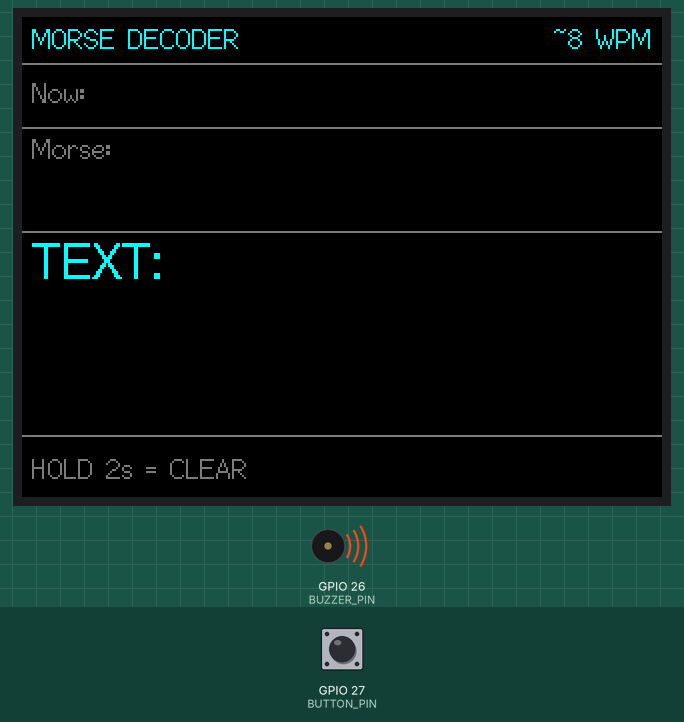
Bench run of a program on a simulated ESP32. Parts: 320×240 colour display, buzzer (waves = sounding, pin HIGH). The inputs (shaded band) are chosen by the test bench; at power-on: GPIO 27 (BUTTON_PIN) HIGH. What the program prints to the serial monitor is not drawn.

Above: at 2.6 s.
2.7 s: GPIO 27 (BUTTON_PIN) pulled LOW for 0.15 s
At 4.4 s:
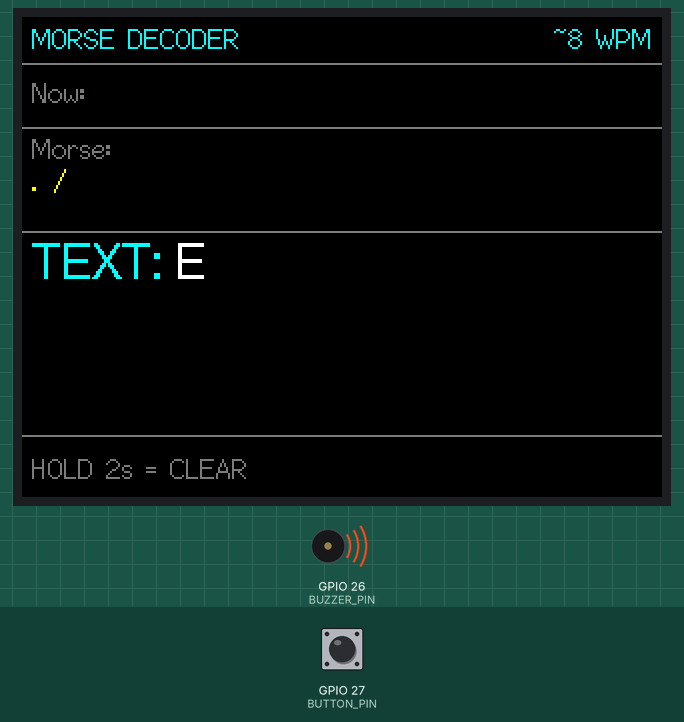
5.1 s: GPIO 27 (BUTTON_PIN) pulled LOW for 1 s
At 7.6 s:
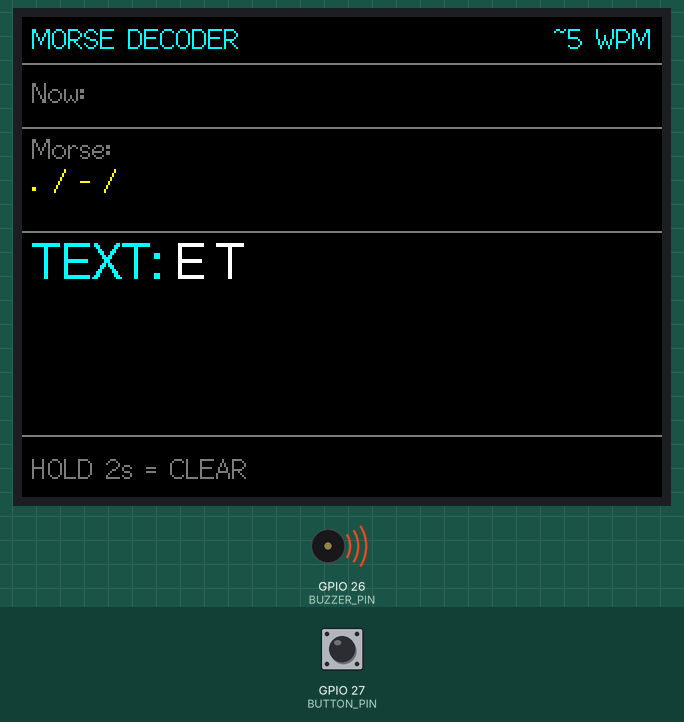
8.8 s: GPIO 27 (BUTTON_PIN) pulled LOW for 0.15 s
At 8.9 s:
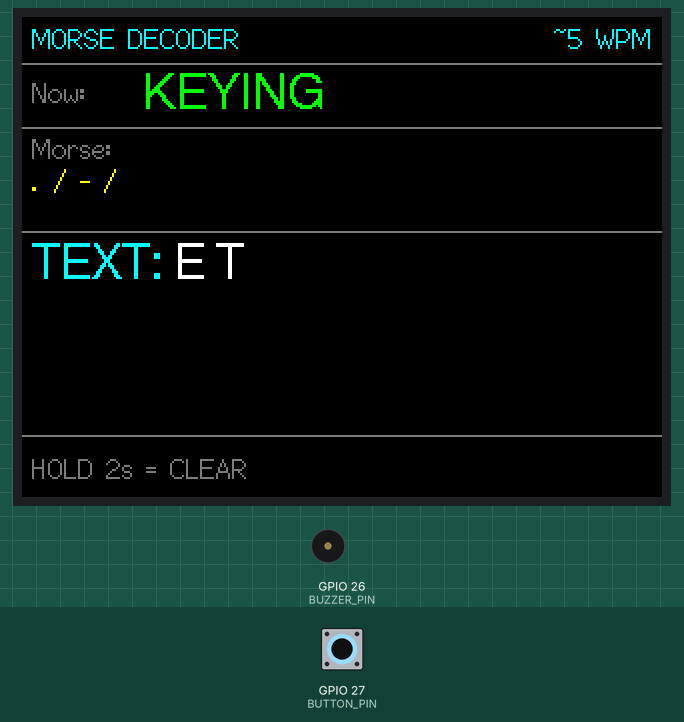
10.4 s: GPIO 27 (BUTTON_PIN) pulled LOW for 1 s
At 11.1 s:
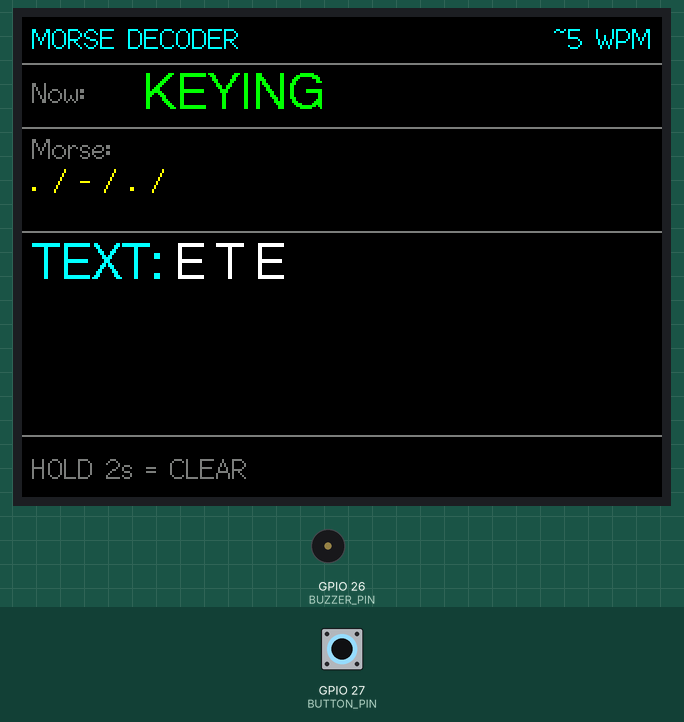
12.9 s: GPIO 27 (BUTTON_PIN) pulled LOW for 3.2 s
At 15.9 s:
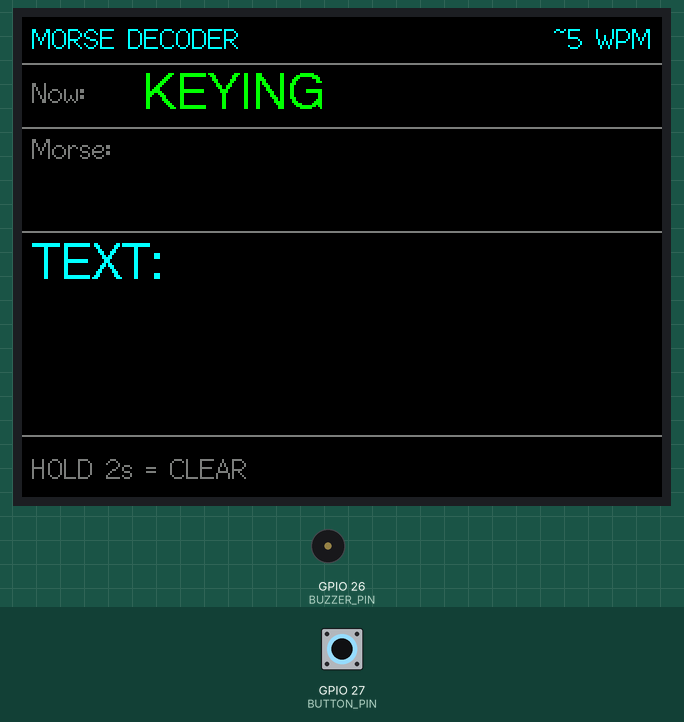
17.6 s: GPIO 27 (BUTTON_PIN) pulled LOW for 1 s
At 21.9 s:
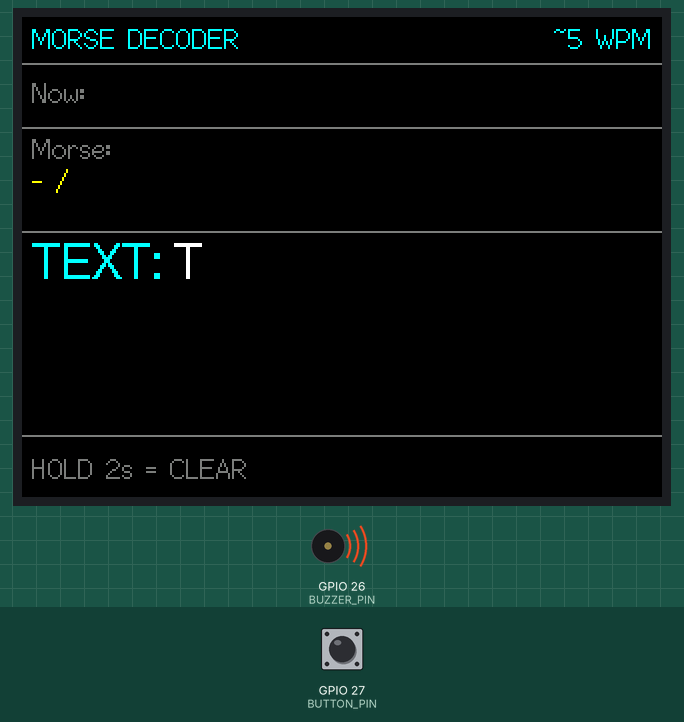
Timing chart, 0 to 22.6 s (numbered marks = the images above; inputs shaded):
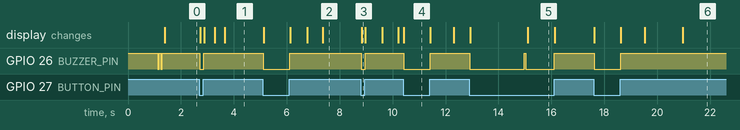

Measured:
- after the input at 2.7 s, GPIO 26 (BUZZER_PIN): HIGH → LOW at once, → HIGH 0.15 s later; the display: first changes at once (image 1 shows a later state)
- after the input at 5.1 s, GPIO 26 (BUZZER_PIN): HIGH → LOW at once, → HIGH 1.0 s later; the display: first changes at once (image 2 shows a later state)
- after the input at 8.8 s, GPIO 26 (BUZZER_PIN): HIGH → LOW at once, → HIGH 0.15 s later; the display: changes at once (image 3)
- after the input at 10.4 s, GPIO 26 (BUZZER_PIN): HIGH → LOW at once, → HIGH 1.0 s later; the display: changes at once (image 4)
- after the input at 12.9 s, GPIO 26 (BUZZER_PIN): HIGH → LOW at once, → HIGH 2.1 s later, → LOW 0.06 s later, → HIGH 1.1 s later; the display: first changes at once (image 5 shows a later state)
- after the input at 17.6 s, GPIO 26 (BUZZER_PIN): HIGH → LOW at once, → HIGH 1.0 s later; the display: first changes at once (image 6 shows a later state)

The program:

main.cpp
```cpp
#include <Arduino.h>
#include "config.h"
#include "buzzer.h"
#include "display.h"
#include "morse.h"

static morse::Decoder decoder(INITIAL_UNIT_MS, LONG_PRESS_MS);

static int lastRawLevel = HIGH;
static int stableLevel = HIGH;
static uint32_t lastDebounceTime = 0;

static uint32_t lastRevision = 0xFFFFFFFF;
static bool lastPressedState = false;
static uint32_t lastRenderTime = 0;

void setup() {
    Serial.begin(115200);

    buzzerInit();
    pinMode(BUTTON_PIN, INPUT_PULLUP);
    displayInit();

#if SELF_TEST == 1
    displaySelfTest();
#else
    displaySplash();
#endif

    displayRender(decoder);
}

void loop() {
    uint32_t now = millis();

    // 2. Debounce push button
    int raw = digitalRead(BUTTON_PIN);
    if (raw != lastRawLevel) {
        lastDebounceTime = now;
        lastRawLevel = raw;
    }

    if ((now - lastDebounceTime) >= DEBOUNCE_MS) {
        if (raw != stableLevel) {
            stableLevel = raw;
            // 3. Accepted press edge (pressed = LOW with pull-up)
            if (stableLevel == LOW) {
                buzzerOn();
                decoder.onPress(now);
            }
            // 4. Accepted release edge (released = HIGH)
            else {
                buzzerOff();
                decoder.onRelease(now);
            }
        }
    }

    // 5. Poll decoder
    morse::Event e = decoder.poll(now);
    if (e == morse::Event::Clear) {
        buzzerConfirm();
        if (stableLevel == LOW) {
            buzzerOn();
        }
        Serial.print("[EVENT] Clear: ");
        Serial.println(decoder.text());
    } else if (e == morse::Event::Letter) {
        Serial.print("[EVENT] Letter: ");
        Serial.println(decoder.text());
    } else if (e == morse::Event::WordSpace) {
        Serial.print("[EVENT] WordSpace: ");
        Serial.println(decoder.text());
    } else if (e == morse::Event::Error) {
        Serial.print("[EVENT] Error: ");
        Serial.println(decoder.text());
    }

    // 6. Display rendering throttle
    uint32_t currentRev = decoder.revision();
    bool currentPressed = decoder.isPressed();
    if ((currentRev != lastRevision || currentPressed != lastPressedState) &&
        (now - lastRenderTime >= RENDER_INTERVAL_MS)) {
        lastRevision = currentRev;
        lastPressedState = currentPressed;
        lastRenderTime = now;
        displayRender(decoder);
    }
}
```

buzzer.cpp
```cpp
#include "buzzer.h"
#include "config.h"
#include <Arduino.h>

void buzzerInit() {
    pinMode(BUZZER_PIN, OUTPUT);
    buzzerOff();
}

void buzzerOn() {
#if BUZZER_MODE == BUZZER_ACTIVE_HIGH
    digitalWrite(BUZZER_PIN, HIGH);
#elif BUZZER_MODE == BUZZER_ACTIVE_LOW
    digitalWrite(BUZZER_PIN, LOW);
#elif BUZZER_MODE == BUZZER_PASSIVE
    tone(BUZZER_PIN, BUZZER_TONE_HZ);
#endif
}

void buzzerOff() {
#if BUZZER_MODE == BUZZER_ACTIVE_HIGH
    digitalWrite(BUZZER_PIN, LOW);
#elif BUZZER_MODE == BUZZER_ACTIVE_LOW
    digitalWrite(BUZZER_PIN, HIGH);
#elif BUZZER_MODE == BUZZER_PASSIVE
    noTone(BUZZER_PIN);
#endif
}

void buzzerConfirm() {
    buzzerOn();
    delay(60);
    buzzerOff();
    delay(60);
    buzzerOn();
    delay(60);
    buzzerOff();
}
```

buzzer.h
```cpp
#ifndef BUZZER_H
#define BUZZER_H

void buzzerInit();
void buzzerOn();
void buzzerOff();
void buzzerConfirm();

#endif // BUZZER_H
```

display.cpp
```cpp
#include "display.h"
#include "buzzer.h"
#include "config.h"
#include <Arduino.h>
#include <TFT_eSPI.h>
#include <cstring>
#include <cstdio>

static TFT_eSPI tft = TFT_eSPI();

static uint32_t s_lastWpm = 0xFFFFFFFF;
static bool s_lastPressed = false;
static char s_lastSymbols[8] = {'\1', '\0'};
static char s_lastMorse[258] = {'\1', '\0'};
static char s_lastText[258] = {'\1', '\0'};
static bool s_layoutReady = false;

static int getTextStartX() {
    static int startX = 0;
    if (startX == 0) {
        int tw = tft.textWidth("TEXT: ", 4);
        if (tw < 40) {
            tw = 72;
        }
        startX = 5 + tw;
    }
    return startX;
}

static void wrapText(const char* text, int maxPixelWidth, int maxVisibleLines,
                     char outputLines[][64], int& lineCount, uint8_t font = 2) {
    lineCount = 0;
    if (!text || text[0] == '\0') {
        return;
    }

    char lines[32][64];
    int count = 0;
    char currentLine[64];
    currentLine[0] = '\0';
    size_t currentLen = 0;

    size_t idx = 0;
    size_t textLen = std::strlen(text);

    while (idx < textLen && count < 32) {
        if (text[idx] == ' ') {
            if (currentLen > 0 && currentLen < sizeof(currentLine) - 1) {
                char candidate[64];
                std::memcpy(candidate, currentLine, currentLen);
                candidate[currentLen] = ' ';
                candidate[currentLen + 1] = '\0';
                if (tft.textWidth(candidate, font) <= maxPixelWidth) {
                    currentLine[currentLen++] = ' ';
                    currentLine[currentLen] = '\0';
                }
            }
            idx++;
        } else {
            size_t wordStart = idx;
            while (idx < textLen && text[idx] != ' ') {
                idx++;
            }
            size_t wordLen = idx - wordStart;

            char candidate[64];
            size_t candLen = currentLen;
            if (currentLen > 0) {
                std::memcpy(candidate, currentLine, currentLen);
            }

            if (candLen + wordLen < sizeof(candidate)) {
                std::memcpy(candidate + candLen, text + wordStart, wordLen);
                candidate[candLen + wordLen] = '\0';
                if (tft.textWidth(candidate, font) <= maxPixelWidth) {
                    std::memcpy(currentLine, candidate, candLen + wordLen + 1);
                    currentLen = candLen + wordLen;
                    continue;
                }
            }

            if (currentLen > 0) {
                if (count < 32) {
                    std::memcpy(lines[count], currentLine, currentLen + 1);
                    count++;
                }
                currentLine[0] = '\0';
                currentLen = 0;
            }

            size_t wIdx = 0;
            while (wIdx < wordLen) {
                char c = text[wordStart + wIdx];
                char testBuf[64];
                std::memcpy(testBuf, currentLine, currentLen);
                testBuf[currentLen] = c;
                testBuf[currentLen + 1] = '\0';

                if (currentLen > 0 && tft.textWidth(testBuf, font) > maxPixelWidth) {
                    if (count < 32) {
                        std::memcpy(lines[count], currentLine, currentLen + 1);
                        count++;
                    }
                    currentLine[0] = '\0';
                    currentLen = 0;
                }

                if (currentLen < sizeof(currentLine) - 1) {
                    currentLine[currentLen++] = c;
                    currentLine[currentLen] = '\0';
                }
                wIdx++;
            }
        }
    }

    if (currentLen > 0 && count < 32) {
        std::memcpy(lines[count], currentLine, currentLen + 1);
        count++;
    }

    int start = 0;
    if (count > maxVisibleLines) {
        start = count - maxVisibleLines;
    }
    lineCount = 0;
    for (int i = start; i < count; ++i) {
        std::memcpy(outputLines[lineCount], lines[i], 64);
        lineCount++;
    }
}

static void drawStaticLayout() {
    int w = tft.width();
    int h = tft.height();

    tft.fillScreen(TFT_BLACK);
    tft.setTextDatum(TL_DATUM);

    // 0-22: Header area
    tft.setTextColor(TFT_CYAN, TFT_BLACK);
    tft.drawString("MORSE DECODER", 5, 3, 2);
    tft.drawFastHLine(0, 23, w, TFT_DARKGREY);

    // 26-54: Now area
    tft.setTextColor(TFT_DARKGREY, TFT_BLACK);
    tft.drawString("Now:", 5, 30, 2);
    tft.drawFastHLine(0, 55, w, TFT_DARKGREY);

    // 58-106: Morse history area
    tft.drawString("Morse:", 5, 58, 2);
    tft.drawFastHLine(0, 107, w, TFT_DARKGREY);

    // 110-208: Text area
    tft.setTextColor(TFT_CYAN, TFT_BLACK);
    tft.drawString("TEXT:", 5, 112, 4);
    tft.drawFastHLine(0, 209, w, TFT_DARKGREY);

    // 214-240: Status bar
    tft.setTextColor(TFT_DARKGREY, TFT_BLACK);
    tft.drawString("HOLD 2s = CLEAR", 5, 218, 2);

    (void)h;

    // Reset caches to force initial render
    s_lastWpm = 0xFFFFFFFF;
    s_lastPressed = false;
    s_lastSymbols[0] = '\1';
    s_lastMorse[0] = '\1';
    s_lastText[0] = '\1';
    s_layoutReady = true;
}

void displayInit() {
    tft.init();
    tft.setRotation(DISPLAY_ROTATION);
    tft.fillScreen(TFT_BLACK);
}

void displaySplash() {
    int w = tft.width();
    int h = tft.height();

    tft.fillScreen(TFT_BLACK);
    tft.setTextDatum(MC_DATUM);
    tft.setTextColor(TFT_CYAN, TFT_BLACK);
    tft.drawString("MORSE DECODER", w / 2, h / 2 - 20, 4);
    tft.setTextColor(TFT_WHITE, TFT_BLACK);
    tft.drawString("Key Morse with the button", w / 2, h / 2 + 25, 2);
    delay(800);
    buzzerConfirm();
    drawStaticLayout();
}

void displaySelfTest() {
    int w = tft.width();
    int h = tft.height();
    int barH = h / 4;

    tft.fillRect(0, 0, w, barH, TFT_RED);
    tft.fillRect(0, barH, w, barH, TFT_GREEN);
    tft.fillRect(0, 2 * barH, w, barH, TFT_BLUE);
    tft.fillRect(0, 3 * barH, w, h - 3 * barH, TFT_WHITE);
    buzzerOn();
    delay(1000);
    buzzerOff();
    delay(500);
    drawStaticLayout();
}

void displayRender(const morse::Decoder& decoder) {
    if (!s_layoutReady) {
        drawStaticLayout();
    }

    int w = tft.width();
    tft.setTextDatum(TL_DATUM);

    // 1. Header WPM (0-22 px)
    uint32_t currentWpm = decoder.wpm();
    if (currentWpm != s_lastWpm) {
        s_lastWpm = currentWpm;
        char wpmBuf[16];
        std::snprintf(wpmBuf, sizeof(wpmBuf), "~%lu WPM", static_cast<unsigned long>(currentWpm));
        tft.fillRect(w - 95, 0, 95, 23, TFT_BLACK);
        tft.setTextColor(TFT_CYAN, TFT_BLACK);
        tft.setTextDatum(TR_DATUM);
        tft.drawString(wpmBuf, w - 5, 3, 2);
        tft.setTextDatum(TL_DATUM);
    }

    // 2. Now / Symbols area (26-54 px)
    bool currentPressed = decoder.isPressed();
    const char* currentSymbols = decoder.currentSymbols();
    if (currentPressed != s_lastPressed || std::strcmp(currentSymbols, s_lastSymbols) != 0) {
        s_lastPressed = currentPressed;
        std::strncpy(s_lastSymbols, currentSymbols, sizeof(s_lastSymbols) - 1);
        s_lastSymbols[sizeof(s_lastSymbols) - 1] = '\0';

        tft.fillRect(60, 26, w - 65, 29, TFT_BLACK);
        if (currentPressed) {
            tft.setTextColor(TFT_GREEN, TFT_BLACK);
            tft.drawString("KEYING", 60, 27, 4);
        } else if (currentSymbols[0] != '\0') {
            tft.setTextColor(TFT_YELLOW, TFT_BLACK);
            tft.drawString(currentSymbols, 60, 27, 4);
        }
    }

    // 3. Morse history area (58-106 px, showing newest 2 lines at 74 and 90)
    const char* currentMorse = decoder.morseLine();
    if (std::strcmp(currentMorse, s_lastMorse) != 0) {
        std::strncpy(s_lastMorse, currentMorse, sizeof(s_lastMorse) - 1);
        s_lastMorse[sizeof(s_lastMorse) - 1] = '\0';

        tft.fillRect(5, 74, w - 10, 33, TFT_BLACK);
        char lines[2][64];
        int lineCount = 0;
        wrapText(currentMorse, w - 10, 2, lines, lineCount);
        tft.setTextColor(TFT_YELLOW, TFT_BLACK);
        for (int i = 0; i < lineCount; ++i) {
            tft.drawString(lines[i], 5, 74 + i * 16, 2);
        }
    }

    // 4. Decoded English text area (110-208 px, showing newest lines at 112, 142, 172 in Font 4)
    const char* currentText = decoder.text();
    if (std::strcmp(currentText, s_lastText) != 0) {
        std::strncpy(s_lastText, currentText, sizeof(s_lastText) - 1);
        s_lastText[sizeof(s_lastText) - 1] = '\0';

        int startX = getTextStartX();
        tft.fillRect(startX, 110, w - startX, 98, TFT_BLACK);
        char lines[3][64];
        int lineCount = 0;
        wrapText(currentText, w - 5 - startX, 3, lines, lineCount, 4);
        tft.setTextColor(TFT_WHITE, TFT_BLACK);
        for (int i = 0; i < lineCount; ++i) {
            tft.drawString(lines[i], startX, 112 + i * 30, 4);
        }
    }
}
```

display.h
```cpp
#ifndef DISPLAY_H
#define DISPLAY_H

#include "morse.h"

void displayInit();
void displaySplash();
void displaySelfTest();
void displayRender(const morse::Decoder& decoder);

#endif // DISPLAY_H
```

config.h
```cpp
#ifndef CONFIG_H
#define CONFIG_H

#include <stdint.h>

// GPIO connected to the momentary Morse push button (active-low with internal pull-up)
static constexpr uint8_t BUTTON_PIN = 27;

// GPIO connected to the buzzer I/O signal pin
static constexpr uint8_t BUZZER_PIN = 26;

// Buzzer mode identifiers
#define BUZZER_ACTIVE_HIGH 0
#define BUZZER_ACTIVE_LOW  1
#define BUZZER_PASSIVE     2

// Active buzzer mode selection (configured as BUZZER_ACTIVE_LOW)
#ifndef BUZZER_MODE
#define BUZZER_MODE BUZZER_ACTIVE_LOW
#endif

// Tone frequency in Hertz for passive buzzer operation
static constexpr uint32_t BUZZER_TONE_HZ = 2700;

// Holding button for this duration (milliseconds) clears history and text
static constexpr uint32_t LONG_PRESS_MS = 2000;

// Starting estimate for dot duration in milliseconds (~8 WPM initial baseline)
static constexpr uint32_t INITIAL_UNIT_MS = 150;

// Button debounce stability time in milliseconds
static constexpr uint32_t DEBOUNCE_MS = 15;

// Minimum interval in milliseconds between TFT display screen updates
static constexpr uint32_t RENDER_INTERVAL_MS = 40;

// Set to 1 to run display color bars and buzzer test at system boot
#define SELF_TEST 0

// TFT_eSPI rotation. 3 = landscape, 90 degrees counterclockwise from portrait. If the image appears upside down, use 1.
static constexpr uint8_t DISPLAY_ROTATION = 3;

#endif // CONFIG_H
```
